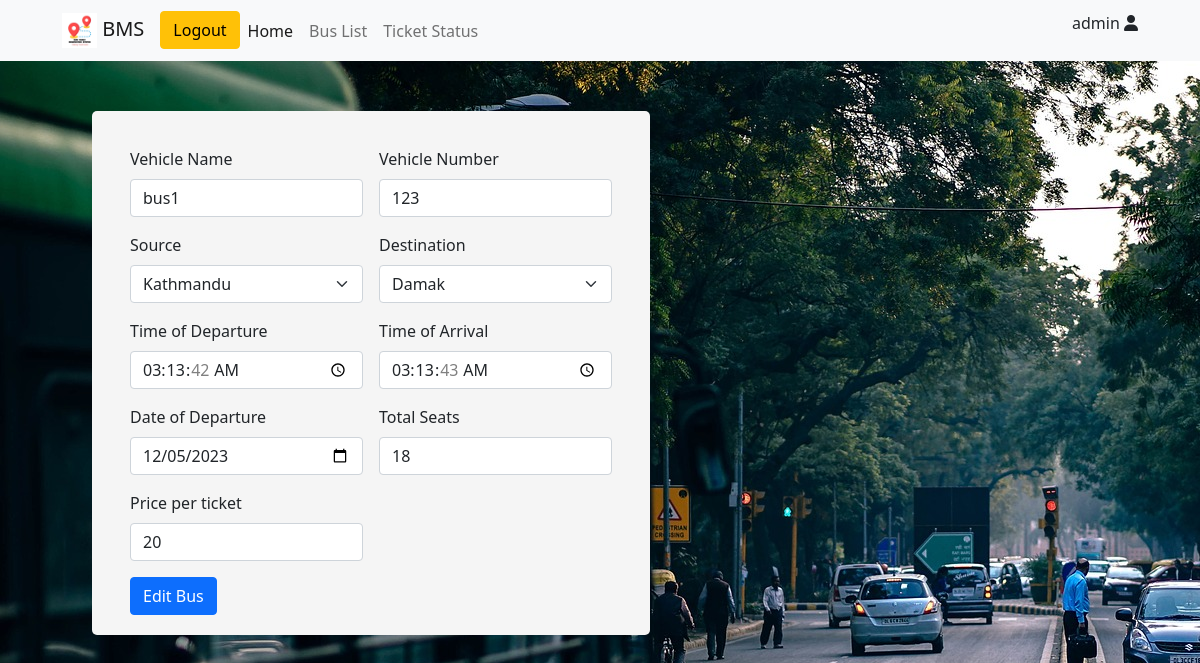
/editBus/1 (signed in), run on an earlier commit of the app's database.
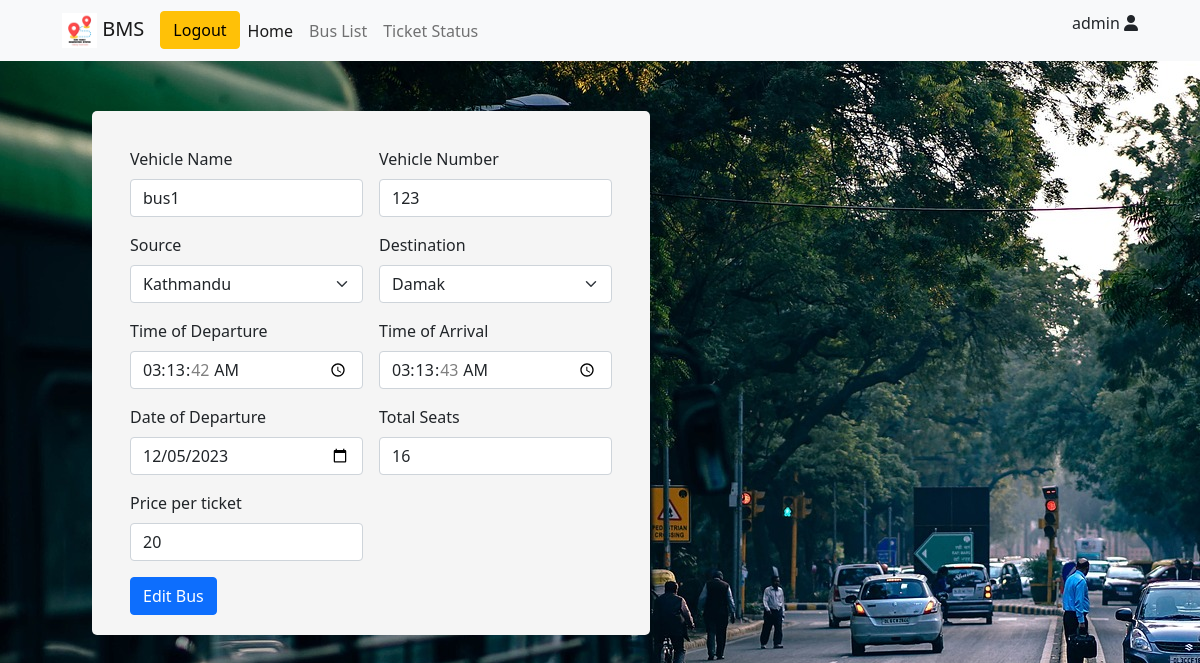
And on a later commit of the database.
### bms/models.py (models this page shows, shortened)
class Vehicle(models.Model):
    name = models.CharField(max_length=50)
    vehicle_number = models.CharField(max_length=15)
    source = models.ForeignKey(busRoute, on_delete=models.CASCADE,default=1, related_name='sourceid')
    destination = models.ForeignKey(busRoute, on_delete=models.CASCADE,default=1, related_name='destinationid')
    date = models.DateField(null=True)
    v_status = models.BooleanField(default=True)
    departure = models.TimeField(null=True, blank=True)
    arrive = models.TimeField(null=True, blank=True)
    available_seats = models.IntegerField(default=25)
    booked_seats = models.IntegerField(default=0)
    price = models.IntegerField(default=20)
    updated = models.DateTimeField(auto_now=True)
    created = models.DateTimeField(auto_now_add=True)
    class Meta:
        ordering = ['-updated', '-created']

class busRoute(models.Model):
    name = models.CharField(max_length=100)
    updated = models.DateTimeField(auto_now=True)
    created = models.DateTimeField(auto_now_add=True)
    def __str__(self):
        return self.name

### bms/views.py (the view, shortened to what this page needs)
# urls.py: path('editBus/<str:id>', views.editBus, name='editBus'),
@login_required(login_url='loginUser')
def editBus(request, id):
    busRoutes = busRoute.objects.all()
    vehicle = Vehicle.objects.get(id=id)
    context = {
        'busRoutes':busRoutes,
        'vehicle' : vehicle,
        }
    return render(request, 'bms/editBus.html', context)

### bms/templates/bms/editbus.html (shortened to what this page needs)
{% extends 'main.html' %}
{% block content %}
<div class="container mt-3">
    <form class="row g-3" method="post">
        <div class="col-md-6">
          <label for="vehicleName" class="form-label">Vehicle Name</label>
          <input type="text" class="form-control" name="Vname" placeholder="Makalu Express" value="{{ vehicle.name }}" required >
        </div>
        <div class="col-md-6">
            <label for="VehicleNumber" class="form-label">Vehicle Number</label>
            <input type="text" class="form-control" name="Vnumber" placeholder="NA 1 KHA 1200" value="{{ vehicle.vehicle_number }}" required>
          </div>
          <div class="col-md-6">
            <label for="source" class="form-label">Source</label>
            <select name="source" class="form-select" aria-label="Select Source" required>
              {% for busRoute in busRoutes %}
              <option value="{{ busRoute.id }}"  {% if busRoute.id == vehicle.source.id %} selected {% endif %}>{{ busRoute }}</option>
              {% endfor %}
            </select>
          </div>
          <div class="col-md-6">
            <label for="destination" class="form-label">Destination</label>
            <select name="destination" class="form-select" aria-label="Select Destination" required>
              {% for busRoute in busRoutes %}
              <option value="{{ busRoute.id }}"  {% if busRoute.id == vehicle.destination.id %} selected {% endif %}>{{ busRoute }}</option>
              {% endfor %}
            </select>
          </div>
        <div class="col-md-6">
          <label for="Departure" class="form-label">Time of Departure</label>
          <input type="time" class="form-control" name="Dtime" value="{{ vehicle.departure | time:'h:i:s' }}" required>
        </div>
        <div class="col-md-6">
            <label for="Arrival" class="form-label">Time of Arrival</label>
            <input type="time" class="form-control" name="Atime" value="{{ vehicle.arrive | time:'h:i:s' }}" required>
          </div>
          <div class="col-md-6">
            <label for="departureDate" class="form-label">Date of Departure</label>
            <input type="date" class="form-control" name="date" value="{{ vehicle.date | date:'Y-m-d' }}" required>
          </div>
          <div class="col-md-6">
              <label for="TotalSeats" class="form-label"> Total Seats</label>
              <input type="number" class="form-control" name="seats" placeholder="Enter Total Seats" value="{{ vehicle.available_seats }}" required>
            </div>
              <div class="col-md-6">
                  <label for="Price" class="form-label">Price per ticket</label>
                  <input type="number" class="form-control" name="price" placeholder="500" value="{{ vehicle.price }}" required>
                </div>
        <div class="col-12">
          <button type="submit" class="btn btn-primary">Edit Bus</button>
        </div>
      </form>
</div>
{% endblock content %}

What changed in the data, as far as the page shows it:
changed Vehicle "bus1": seats "18" → "16"
